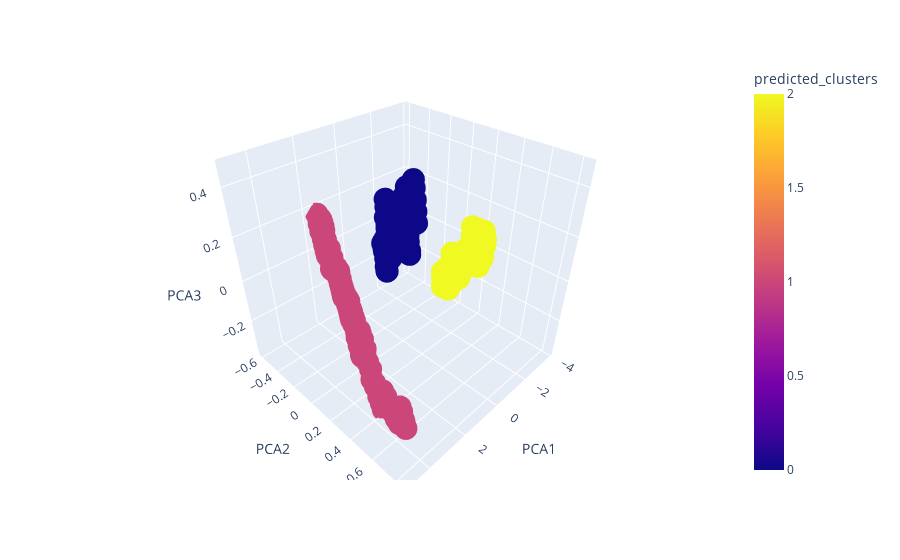

The code cell stored with this chart in its notebook:
### Code cell
# alernative plot option after research
import plotly.express as px

pcaPriceDfPredictionsPlot = pcaPriceDfPredictions.reset_index()
fig = px.scatter_3d(pcaPriceDfPredictions, x='PCA1', y='PCA2', z='PCA3',
                    color='predicted_clusters')

fig.show()

### Figure 1 — Plotly figure (JSON) as saved in the notebook; plotly's stock layout.template omitted (floating-point values rounded to 4 significant figures; data arrays with more than 128 entries replaced by an {"elided": "..."} marker saying what was removed)
{"data": [{"hovertemplate": "PCA1=%{x}<br>PCA2=%{y}<br>PCA3=%{z}<br>predicted_clusters=%{marker.color}<extra></extra>", "legendgroup": "", "marker": {"color": {"elided": "526 int values"}, "coloraxis": "coloraxis", "symbol": "circle"}, "mode": "markers", "name": "", "scene": "scene", "showlegend": false, "type": "scatter3d", "x": {"elided": "526 float values"}, "y": {"elided": "526 float values"}, "z": {"elided": "526 float values"}}], "layout": {"coloraxis": {"colorbar": {"title": {"text": "predicted_clusters"}}, "colorscale": [[0, "#0d0887"], [0.1111, "#46039f"], [0.2222, "#7201a8"], [0.3333, "#9c179e"], [0.4444, "#bd3786"], [0.5556, "#d8576b"], [0.6667, "#ed7953"], [0.7778, "#fb9f3a"], [0.8889, "#fdca26"], [1, "#f0f921"]]}, "legend": {"tracegroupgap": 0}, "margin": {"t": 60}, "scene": {"domain": {"x": [0, 1], "y": [0, 1]}, "xaxis": {"title": {"text": "PCA1"}}, "yaxis": {"title": {"text": "PCA2"}}, "zaxis": {"title": {"text": "PCA3"}}}}}
